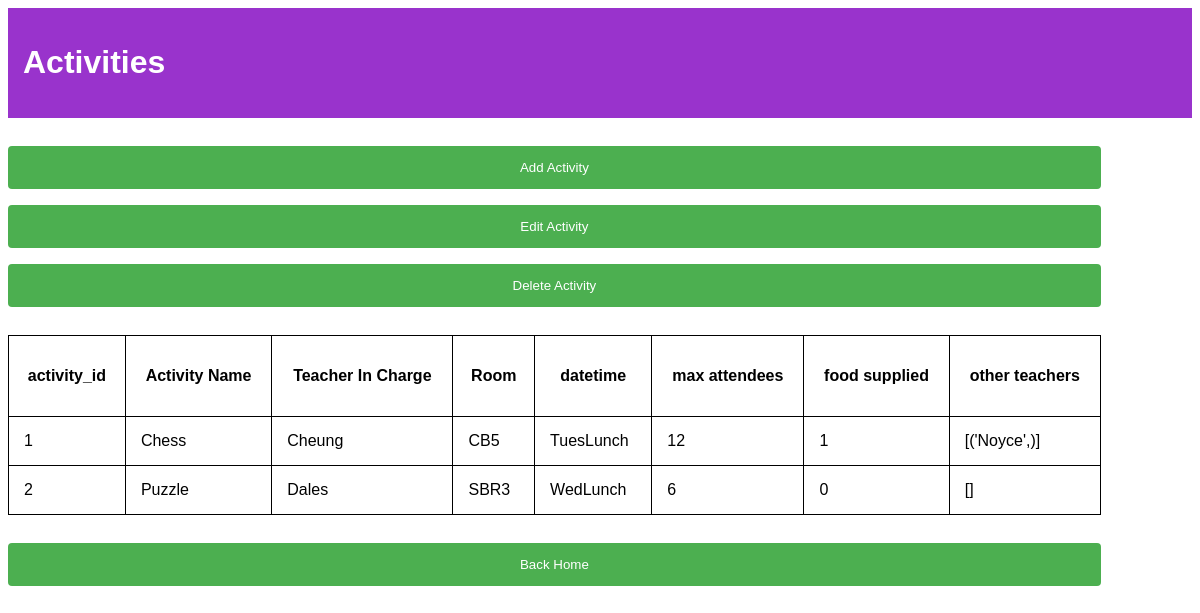
The page /activities/ on the database its author committed.
### tables this page shows
CREATE TABLE activities (
                                activity_id integer NOT NULL PRIMARY KEY AUTOINCREMENT,
                                activity_name text NOT NULL,
                                room_id integer NOT NULL,
                                date_time text NOT NULL,
                                max_attendees integer NOT NULL,
                                food_supplied bool NOT NULL,
                                FOREIGN KEY (room_id)
                                    REFERENCES rooms (room_id)
                                    ON UPDATE RESTRICT
                                    ON DELETE RESTRICT
                                );

CREATE TABLE teachers (
                                    teacher_id integer NOT NULL PRIMARY KEY AUTOINCREMENT,
                                    first_name text NOT NULL,
                                    last_name text NOT NULL,
                                    initials text NOT NULL, 
                                    email text NOT NULL,
                                    title text NOT NULL
                                    );

CREATE TABLE rooms (
                                room_id integer NOT NULL PRIMARY KEY AUTOINCREMENT,
                                room_name text NOT NULL,
                                building text NOT NULL
                                );

### app.py (the view, shortened to what this page needs)
@app.route('/activities/', methods=['GET', 'POST'])
def activities():
    data = request.form
    get_table()
    print(tables['activities'])
    if 'add' in data:
        return render_template('activities.html', table=tables['activities'], add_options=True, activity_file=[])
    elif 'edit' in data:
        return render_template('activities.html', table=tables['activities'], edit_id_options=True)
    elif 'delete' in data:
        return render_template('activities.html', table=tables['activities'], delete_options=True)
    elif 'back' in data:
        return redirect(url_for('home'))
    return render_template('activities.html', table=tables['activities'])

### app.py (called while the page is built)
def get_table():
    global tables
    with conn:
        tables['teachers'] = db.select_all_teachers(conn)
        tables['rooms'] = db.select_all_rooms(conn)
        tables['activities'] = db.select_all_activities(conn)

### db.py (called while the page is built)
def select_all_teachers(conn):
    cur = conn.cursor()
    cur.execute("SELECT * FROM teachers")
    return cur.fetchall()

def select_all_rooms(conn):
    cur = conn.cursor()
    cur.execute("SELECT * FROM rooms")
    return cur.fetchall()

def select_all_activities(conn):
    cur = conn.cursor()
    cur.execute("SELECT * FROM activities")
    results = []
    for activity in cur.fetchall():
        activity_id = activity[0]
        link = select_links_in_charge(conn, activity_id)
        temp = list(activity)
        temp.insert(2, get_teacher_name(conn, link[2])[0])
        temp[3] = get_room_name(conn, temp[3])[0]
        teacher_list = select_links_not_in_charge(conn, activity_id)
        teacher_list = [get_teacher_name(conn, t_id) for l_id, a_id, t_id, in_charge in teacher_list]
        temp.append(teacher_list)
        results.append(temp)
    return results

def select_links_in_charge(conn, activity_id):
    sql = "SELECT * FROM links WHERE activity_id=? AND in_charge=1"
    cur = conn.cursor()
    cur.execute(sql, (activity_id,))
    return cur.fetchone()

def select_links_not_in_charge(conn, activity_id):
    sql = "SELECT * FROM links WHERE activity_id=? AND in_charge=0"
    cur = conn.cursor()
    cur.execute(sql, (activity_id,))
    return cur.fetchall()

def get_teacher_name(conn, teacher_id):
    sql = "SELECT last_name FROM teachers WHERE teacher_id=?"
    cur = conn.cursor()
    cur.execute(sql, (teacher_id,))
    return cur.fetchone()

def get_room_name(conn, room_id):
    sql = "SELECT room_name FROM rooms WHERE room_id=?"
    cur = conn.cursor()
    cur.execute(sql, (room_id,))
    return cur.fetchone()

### templates/activities.html (shortened to what this page needs)
<!DOCTYPE html>
<html lang="en">
<head>
    <link rel= "stylesheet" type = "text/css" href = "{{ url_for('static', filename='stylesheets/activities.css') }}">
</head>
<body>
<div class="grid-container">
    <div class="header title">
        <h1>
            Activities
        </h1>
    </div>
    <div class="form main_options">
        <form method="POST">
            <input type="submit" name="add" value="Add Activity">
            <input type="submit" name="edit" value="Edit Activity">
            <input type="submit" name="delete" value="Delete Activity">
        </form>
    </div>
    <div class="table">
        <table>
            <tr>
                <th>activity_id</th>
                <th>Activity Name</th>
                <th>Teacher In Charge</th>
                <th>Room</th>
                <th>datetime</th>
                <th>max attendees</th>
                <th>food supplied</th>
                <th>other teachers</th>
            </tr>
            {% for row in table %}
            <tr>
                {% for item in row %}
                <td>{{ item }}</td>
                {% endfor %}
            </tr>
            {% endfor %}
        </table>
    </div>
<div class="form back">
    <form method="POST">
        <input type="submit" name="back" value="Back Home">
    </form>
</div>
</div>
</body>
</html>

### static/stylesheets/activities.css (style rules this page uses)
.grid-container { display: grid; grid-gap: 20px; }
.title { grid-row: 1 / 2; grid-column: 1 / 3; }
.main_options { grid-row: 2 / 3; grid-column: 1 / 2; }
.table { grid-row: 3 / 5; grid-column: 1 / 2; }
.back { grid-row: 5 / 6; grid-column: 1 / 2; }
html { font-family: "Lucida Sans", sans-serif; }
.header { background-color: #9933cc; color: #ffffff; padding: 15px; }
input[type=submit] { width: 100%; background-color: #4CAF50; color: white; padding: 14px 20px; margin: 8px 0; border: none; border-radius: 4px; cursor: pointer; }
table { width: 100%; border-collapse: collapse; }
table, th, td { border: 1px solid black; }
th { height: 50px; }
th, td { padding: 15px; }

### rows shown on the page
activities: activity_name "Chess", date_time "TuesLunch"
teachers: last_name "Cheung"
rooms: room_name "CB5"
teachers: item "[('Noyce',)]"
activities: activity_name "Puzzle", date_time "WedLunch"
teachers: last_name "Dales"
rooms: room_name "SBR3"

### other values the page prints
{{ item }} "1" "12" "1" "2" "6" "0" "[]"
